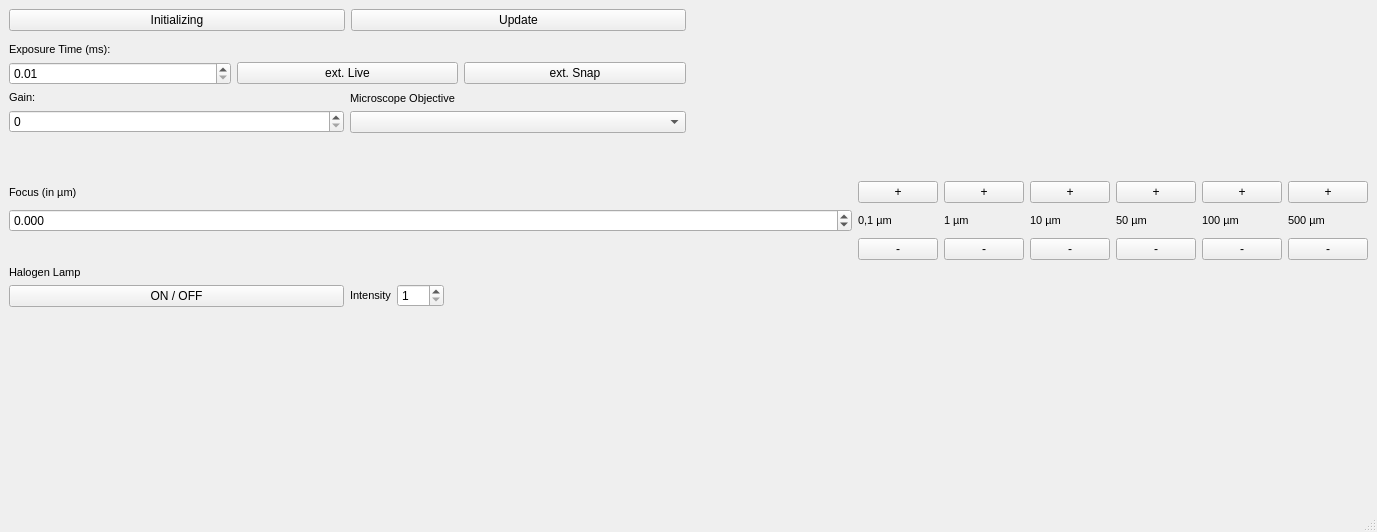
<?xml version="1.0" encoding="UTF-8"?>
<ui version="4.0">
 <class>MainWindow</class>
 <widget class="QMainWindow" name="MainWindow">
  <property name="geometry">
   <rect>
    <x>0</x>
    <y>0</y>
    <width>1377</width>
    <height>532</height>
   </rect>
  </property>
  <property name="windowTitle">
   <string>MainWindow</string>
  </property>
  <widget class="QWidget" name="centralwidget">
   <layout class="QGridLayout" name="gridLayout_2">
    <item row="11" column="1" colspan="4">
     <layout class="QGridLayout" name="gridLayout">
      <item row="0" column="2">
       <widget class="QPushButton" name="btn1plus">
        <property name="sizePolicy">
         <sizepolicy hsizetype="Minimum" vsizetype="Minimum">
          <horstretch>0</horstretch>
          <verstretch>0</verstretch>
         </sizepolicy>
        </property>
        <property name="text">
         <string>+</string>
        </property>
       </widget>
      </item>
      <item row="1" column="1">
       <widget class="QLabel" name="label_10">
        <property name="sizePolicy">
         <sizepolicy hsizetype="Fixed" vsizetype="Preferred">
          <horstretch>0</horstretch>
          <verstretch>0</verstretch>
         </sizepolicy>
        </property>
        <property name="font">
         <font>
          <pointsize>8</pointsize>
         </font>
        </property>
        <property name="text">
         <string>0,1 µm</string>
        </property>
       </widget>
      </item>
      <item row="1" column="5">
       <widget class="QLabel" name="label_14">
        <property name="sizePolicy">
         <sizepolicy hsizetype="Fixed" vsizetype="Preferred">
          <horstretch>0</horstretch>
          <verstretch>0</verstretch>
         </sizepolicy>
        </property>
        <property name="font">
         <font>
          <pointsize>8</pointsize>
         </font>
        </property>
        <property name="text">
         <string>100 µm</string>
        </property>
       </widget>
      </item>
      <item row="1" column="6">
       <widget class="QLabel" name="label_15">
        <property name="sizePolicy">
         <sizepolicy hsizetype="Fixed" vsizetype="Preferred">
          <horstretch>0</horstretch>
          <verstretch>0</verstretch>
         </sizepolicy>
        </property>
        <property name="font">
         <font>
          <pointsize>8</pointsize>
         </font>
        </property>
        <property name="text">
         <string>500 µm</string>
        </property>
       </widget>
      </item>
      <item row="0" column="4">
       <widget class="QPushButton" name="btn50plus">
        <property name="sizePolicy">
         <sizepolicy hsizetype="Minimum" vsizetype="Minimum">
          <horstretch>0</horstretch>
          <verstretch>0</verstretch>
         </sizepolicy>
        </property>
        <property name="text">
         <string>+</string>
        </property>
       </widget>
      </item>
      <item row="1" column="4">
       <widget class="QLabel" name="label_13">
        <property name="sizePolicy">
         <sizepolicy hsizetype="Fixed" vsizetype="Preferred">
          <horstretch>0</horstretch>
          <verstretch>0</verstretch>
         </sizepolicy>
        </property>
        <property name="font">
         <font>
          <pointsize>8</pointsize>
         </font>
        </property>
        <property name="text">
         <string>50 µm</string>
        </property>
       </widget>
      </item>
      <item row="2" column="2">
       <widget class="QPushButton" name="btn1minus">
        <property name="sizePolicy">
         <sizepolicy hsizetype="Minimum" vsizetype="Minimum">
          <horstretch>0</horstretch>
          <verstretch>0</verstretch>
         </sizepolicy>
        </property>
        <property name="text">
         <string>-</string>
        </property>
       </widget>
      </item>
      <item row="0" column="3">
       <widget class="QPushButton" name="btn10plus">
        <property name="sizePolicy">
         <sizepolicy hsizetype="Minimum" vsizetype="Minimum">
          <horstretch>0</horstretch>
          <verstretch>0</verstretch>
         </sizepolicy>
        </property>
        <property name="text">
         <string>+</string>
        </property>
       </widget>
      </item>
      <item row="2" column="5">
       <widget class="QPushButton" name="btn100minus">
        <property name="sizePolicy">
         <sizepolicy hsizetype="Minimum" vsizetype="Minimum">
          <horstretch>0</horstretch>
          <verstretch>0</verstretch>
         </sizepolicy>
        </property>
        <property name="text">
         <string>-</string>
        </property>
       </widget>
      </item>
      <item row="2" column="4">
       <widget class="QPushButton" name="btn50minus">
        <property name="sizePolicy">
         <sizepolicy hsizetype="Minimum" vsizetype="Minimum">
          <horstretch>0</horstretch>
          <verstretch>0</verstretch>
         </sizepolicy>
        </property>
        <property name="text">
         <string>-</string>
        </property>
       </widget>
      </item>
      <item row="2" column="1">
       <widget class="QPushButton" name="btn01minus">
        <property name="sizePolicy">
         <sizepolicy hsizetype="Minimum" vsizetype="Minimum">
          <horstretch>0</horstretch>
          <verstretch>0</verstretch>
         </sizepolicy>
        </property>
        <property name="text">
         <string>-</string>
        </property>
       </widget>
      </item>
      <item row="1" column="2">
       <widget class="QLabel" name="label_11">
        <property name="sizePolicy">
         <sizepolicy hsizetype="Fixed" vsizetype="Preferred">
          <horstretch>0</horstretch>
          <verstretch>0</verstretch>
         </sizepolicy>
        </property>
        <property name="font">
         <font>
          <pointsize>8</pointsize>
         </font>
        </property>
        <property name="text">
         <string>1 µm</string>
        </property>
       </widget>
      </item>
      <item row="0" column="5">
       <widget class="QPushButton" name="btn100plus">
        <property name="sizePolicy">
         <sizepolicy hsizetype="Minimum" vsizetype="Minimum">
          <horstretch>0</horstretch>
          <verstretch>0</verstretch>
         </sizepolicy>
        </property>
        <property name="text">
         <string>+</string>
        </property>
       </widget>
      </item>
      <item row="1" column="3">
       <widget class="QLabel" name="label_12">
        <property name="sizePolicy">
         <sizepolicy hsizetype="Fixed" vsizetype="Preferred">
          <horstretch>0</horstretch>
          <verstretch>0</verstretch>
         </sizepolicy>
        </property>
        <property name="font">
         <font>
          <pointsize>8</pointsize>
         </font>
        </property>
        <property name="text">
         <string>10 µm</string>
        </property>
       </widget>
      </item>
      <item row="0" column="1">
       <widget class="QPushButton" name="btn01plus">
        <property name="sizePolicy">
         <sizepolicy hsizetype="Minimum" vsizetype="Minimum">
          <horstretch>0</horstretch>
          <verstretch>0</verstretch>
         </sizepolicy>
        </property>
        <property name="text">
         <string>+</string>
        </property>
       </widget>
      </item>
      <item row="2" column="6">
       <widget class="QPushButton" name="btn500minus">
        <property name="sizePolicy">
         <sizepolicy hsizetype="Minimum" vsizetype="Minimum">
          <horstretch>0</horstretch>
          <verstretch>0</verstretch>
         </sizepolicy>
        </property>
        <property name="text">
         <string>-</string>
        </property>
       </widget>
      </item>
      <item row="0" column="6">
       <widget class="QPushButton" name="btn500plus">
        <property name="sizePolicy">
         <sizepolicy hsizetype="Minimum" vsizetype="Minimum">
          <horstretch>0</horstretch>
          <verstretch>0</verstretch>
         </sizepolicy>
        </property>
        <property name="text">
         <string>+</string>
        </property>
       </widget>
      </item>
      <item row="2" column="3">
       <widget class="QPushButton" name="btn10minus">
        <property name="sizePolicy">
         <sizepolicy hsizetype="Minimum" vsizetype="Minimum">
          <horstretch>0</horstretch>
          <verstretch>0</verstretch>
         </sizepolicy>
        </property>
        <property name="text">
         <string>-</string>
        </property>
       </widget>
      </item>
      <item row="1" column="0">
       <widget class="QDoubleSpinBox" name="spinFocus">
        <property name="decimals">
         <number>3</number>
        </property>
        <property name="minimum">
         <double>-100000.000000000000000</double>
        </property>
        <property name="maximum">
         <double>10000.000000000000000</double>
        </property>
        <property name="singleStep">
         <double>0.025000000000000</double>
        </property>
       </widget>
      </item>
      <item row="0" column="0">
       <widget class="QLabel" name="label_9">
        <property name="font">
         <font>
          <pointsize>8</pointsize>
         </font>
        </property>
        <property name="text">
         <string>Focus (in µm)</string>
        </property>
       </widget>
      </item>
     </layout>
    </item>
    <item row="0" column="0" rowspan="16">
     <widget class="Itom2dQwtPlot" name="Live">
      <property name="keepAspectRatio">
       <bool>true</bool>
      </property>
      <property name="colorMap">
       <string/>
      </property>
     </widget>
    </item>
    <item row="13" column="2" rowspan="2" colspan="3">
     <layout class="QHBoxLayout" name="horizontalLayout">
      <item>
       <widget class="QLabel" name="label_17">
        <property name="font">
         <font>
          <pointsize>8</pointsize>
         </font>
        </property>
        <property name="text">
         <string>Intensity</string>
        </property>
       </widget>
      </item>
      <item>
       <widget class="QSpinBox" name="spinInt">
        <property name="minimum">
         <number>1</number>
        </property>
        <property name="maximum">
         <number>255</number>
        </property>
       </widget>
      </item>
      <item>
       <spacer name="horizontalSpacer">
        <property name="orientation">
         <enum>Qt::Horizontal</enum>
        </property>
        <property name="sizeHint" stdset="0">
         <size>
          <width>40</width>
          <height>20</height>
         </size>
        </property>
       </spacer>
      </item>
     </layout>
    </item>
    <item row="0" column="1" colspan="2">
     <layout class="QHBoxLayout" name="horizontalLayout_2">
      <property name="topMargin">
       <number>0</number>
      </property>
      <item>
       <widget class="QPushButton" name="btnInit">
        <property name="text">
         <string>Initializing</string>
        </property>
       </widget>
      </item>
      <item>
       <widget class="QPushButton" name="btnUpdate">
        <property name="text">
         <string>Update</string>
        </property>
       </widget>
      </item>
     </layout>
    </item>
    <item row="15" column="2">
     <spacer name="verticalSpacer">
      <property name="orientation">
       <enum>Qt::Vertical</enum>
      </property>
      <property name="sizeHint" stdset="0">
       <size>
        <width>20</width>
        <height>40</height>
       </size>
      </property>
     </spacer>
    </item>
    <item row="12" column="1" rowspan="3">
     <layout class="QVBoxLayout" name="verticalLayout">
      <property name="topMargin">
       <number>0</number>
      </property>
      <item>
       <widget class="QLabel" name="label_16">
        <property name="font">
         <font>
          <pointsize>8</pointsize>
         </font>
        </property>
        <property name="text">
         <string>Halogen Lamp</string>
        </property>
       </widget>
      </item>
      <item>
       <widget class="QPushButton" name="btnHalogen">
        <property name="text">
         <string>ON / OFF</string>
        </property>
        <property name="checkable">
         <bool>true</bool>
        </property>
       </widget>
      </item>
     </layout>
    </item>
    <item row="2" column="1" colspan="2">
     <layout class="QGridLayout" name="gridLayout_4">
      <property name="topMargin">
       <number>0</number>
      </property>
      <item row="1" column="1">
       <widget class="QPushButton" name="btnExLive">
        <property name="text">
         <string>ext. Live</string>
        </property>
       </widget>
      </item>
      <item row="0" column="0">
       <widget class="QLabel" name="label_6">
        <property name="font">
         <font>
          <pointsize>8</pointsize>
         </font>
        </property>
        <property name="text">
         <string>Exposure Time (ms):</string>
        </property>
       </widget>
      </item>
      <item row="1" column="0">
       <widget class="QDoubleSpinBox" name="spinExp">
        <property name="minimum">
         <double>0.010000000000000</double>
        </property>
        <property name="maximum">
         <double>2000.000000000000000</double>
        </property>
        <property name="singleStep">
         <double>0.010000000000000</double>
        </property>
       </widget>
      </item>
      <item row="1" column="2">
       <widget class="QPushButton" name="btnExSnap">
        <property name="text">
         <string>ext. Snap</string>
        </property>
       </widget>
      </item>
     </layout>
    </item>
    <item row="3" column="1">
     <layout class="QVBoxLayout" name="verticalLayout_2">
      <property name="topMargin">
       <number>0</number>
      </property>
      <item>
       <widget class="QLabel" name="label_7">
        <property name="font">
         <font>
          <pointsize>8</pointsize>
         </font>
        </property>
        <property name="text">
         <string>Gain:</string>
        </property>
       </widget>
      </item>
      <item>
       <widget class="QSpinBox" name="spinGain">
        <property name="maximum">
         <number>18</number>
        </property>
       </widget>
      </item>
     </layout>
    </item>
    <item row="3" column="2">
     <layout class="QGridLayout" name="gridLayout_3">
      <property name="topMargin">
       <number>0</number>
      </property>
      <item row="0" column="0">
       <widget class="QLabel" name="label_8">
        <property name="font">
         <font>
          <pointsize>8</pointsize>
         </font>
        </property>
        <property name="text">
         <string>Microscope Objective</string>
        </property>
       </widget>
      </item>
      <item row="1" column="0">
       <widget class="QComboBox" name="comBox_MO"/>
      </item>
     </layout>
    </item>
   </layout>
  </widget>
  <widget class="QMenuBar" name="menubar">
   <property name="geometry">
    <rect>
     <x>0</x>
     <y>0</y>
     <width>1377</width>
     <height>26</height>
    </rect>
   </property>
  </widget>
  <widget class="QStatusBar" name="statusbar"/>
 </widget>
 <customwidgets>
  <customwidget>
   <class>Itom2dQwtPlot</class>
   <extends>QMainWindow</extends>
   <header>itom2dqwtplot.h</header>
  </customwidget>
 </customwidgets>
 <resources/>
 <connections/>
</ui>
